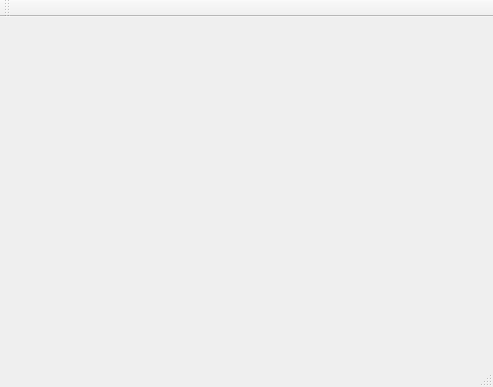
<?xml version="1.0" encoding="UTF-8"?>
<ui version="4.0">
 <class>WindowPlot</class>
 <widget class="QMainWindow" name="WindowPlot">
  <property name="geometry">
   <rect>
    <x>0</x>
    <y>0</y>
    <width>493</width>
    <height>387</height>
   </rect>
  </property>
  <property name="windowTitle">
   <string>WindowPlot</string>
  </property>
  <widget class="QWidget" name="centralWidget">
   <widget class="QCustomPlot" name="widget" native="true">
    <property name="geometry">
     <rect>
      <x>0</x>
      <y>0</y>
      <width>491</width>
      <height>341</height>
     </rect>
    </property>
   </widget>
  </widget>
  <widget class="QMenuBar" name="menuBar">
   <property name="geometry">
    <rect>
     <x>0</x>
     <y>0</y>
     <width>493</width>
     <height>18</height>
    </rect>
   </property>
  </widget>
  <widget class="QToolBar" name="mainToolBar">
   <attribute name="toolBarArea">
    <enum>TopToolBarArea</enum>
   </attribute>
   <attribute name="toolBarBreak">
    <bool>false</bool>
   </attribute>
  </widget>
  <widget class="QStatusBar" name="statusBar"/>
 </widget>
 <layoutdefault spacing="6" margin="11"/>
 <customwidgets>
  <customwidget>
   <class>QCustomPlot</class>
   <extends>QWidget</extends>
   <header>Plot/qcustomplot.h</header>
   <container>1</container>
  </customwidget>
 </customwidgets>
 <resources/>
 <connections/>
</ui>
